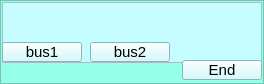
<?xml version="1.0" encoding="UTF-8"?>
<ui version="4.0">
 <class>BusWindow</class>
 <widget class="QWidget" name="BusWindow">
  <property name="geometry">
   <rect>
    <x>0</x>
    <y>0</y>
    <width>264</width>
    <height>84</height>
   </rect>
  </property>
  <property name="windowTitle">
   <string>Form</string>
  </property>
  <property name="styleSheet">
   <string notr="true">background-color: rgb(197, 252, 255);</string>
  </property>
  <widget class="QPushButton" name="rightButton">
   <property name="geometry">
    <rect>
     <x>90</x>
     <y>42</y>
     <width>80</width>
     <height>20</height>
    </rect>
   </property>
   <property name="font">
    <font>
     <pointsize>11</pointsize>
    </font>
   </property>
   <property name="text">
    <string>bus2</string>
   </property>
  </widget>
  <widget class="QGraphicsView" name="boderView">
   <property name="geometry">
    <rect>
     <x>0</x>
     <y>0</y>
     <width>264</width>
     <height>84</height>
    </rect>
   </property>
   <property name="styleSheet">
    <string notr="true">border-image: url(:/otherImage/images/chatUI.png);
background-color: rgb(149, 255, 232);
</string>
   </property>
  </widget>
  <widget class="QPushButton" name="leftButton">
   <property name="geometry">
    <rect>
     <x>2</x>
     <y>42</y>
     <width>80</width>
     <height>20</height>
    </rect>
   </property>
   <property name="font">
    <font>
     <pointsize>11</pointsize>
    </font>
   </property>
   <property name="text">
    <string>bus1</string>
   </property>
  </widget>
  <widget class="QTextBrowser" name="textDisplay">
   <property name="geometry">
    <rect>
     <x>2</x>
     <y>2</y>
     <width>260</width>
     <height>61</height>
    </rect>
   </property>
   <property name="font">
    <font>
     <pointsize>11</pointsize>
    </font>
   </property>
  </widget>
  <widget class="QPushButton" name="endButton">
   <property name="geometry">
    <rect>
     <x>182</x>
     <y>60</y>
     <width>80</width>
     <height>20</height>
    </rect>
   </property>
   <property name="font">
    <font>
     <pointsize>11</pointsize>
    </font>
   </property>
   <property name="text">
    <string>End</string>
   </property>
  </widget>
  <zorder>boderView</zorder>
  <zorder>textDisplay</zorder>
  <zorder>rightButton</zorder>
  <zorder>leftButton</zorder>
  <zorder>endButton</zorder>
 </widget>
 <resources/>
 <connections/>
</ui>
